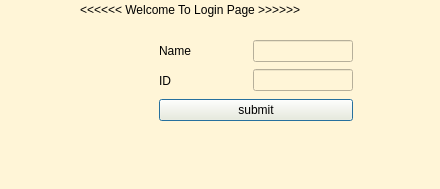
<?xml version="1.0" encoding="UTF-8"?>
<ui version="4.0">
 <class>secondpage</class>
 <widget class="QDialog" name="secondpage">
  <property name="geometry">
   <rect>
    <x>0</x>
    <y>0</y>
    <width>440</width>
    <height>189</height>
   </rect>
  </property>
  <property name="windowTitle">
   <string>Dialog</string>
  </property>
  <property name="styleSheet">
   <string notr="true">background-color: rgb(255, 245, 215);</string>
  </property>
  <widget class="QWidget" name="gridLayoutWidget">
   <property name="geometry">
    <rect>
     <x>-10</x>
     <y>20</y>
     <width>451</width>
     <height>291</height>
    </rect>
   </property>
   <layout class="QGridLayout" name="gridLayout">
    <item row="0" column="0">
     <spacer name="horizontalSpacer_4">
      <property name="orientation">
       <enum>Qt::Horizontal</enum>
      </property>
      <property name="sizeHint" stdset="0">
       <size>
        <width>138</width>
        <height>20</height>
       </size>
      </property>
     </spacer>
    </item>
    <item row="6" column="0">
     <spacer name="horizontalSpacer_6">
      <property name="orientation">
       <enum>Qt::Horizontal</enum>
      </property>
      <property name="sizeHint" stdset="0">
       <size>
        <width>178</width>
        <height>25</height>
       </size>
      </property>
     </spacer>
    </item>
    <item row="8" column="1" colspan="2">
     <widget class="QPushButton" name="submitbtn">
      <property name="styleSheet">
       <string notr="true">selection-color: rgb(255, 0, 0);
</string>
      </property>
      <property name="text">
       <string>submit</string>
      </property>
     </widget>
    </item>
    <item row="3" column="0">
     <spacer name="horizontalSpacer_5">
      <property name="orientation">
       <enum>Qt::Horizontal</enum>
      </property>
      <property name="sizeHint" stdset="0">
       <size>
        <width>138</width>
        <height>20</height>
       </size>
      </property>
     </spacer>
    </item>
    <item row="9" column="2">
     <spacer name="verticalSpacer_2">
      <property name="orientation">
       <enum>Qt::Vertical</enum>
      </property>
      <property name="sizeHint" stdset="0">
       <size>
        <width>88</width>
        <height>128</height>
       </size>
      </property>
     </spacer>
    </item>
    <item row="6" column="1">
     <widget class="QLabel" name="label_2">
      <property name="styleSheet">
       <string notr="true">font: 8pt &quot;Tw Cen MT Condensed Extra Bold&quot;;</string>
      </property>
      <property name="text">
       <string>ID</string>
      </property>
     </widget>
    </item>
    <item row="3" column="3">
     <spacer name="horizontalSpacer">
      <property name="orientation">
       <enum>Qt::Horizontal</enum>
      </property>
      <property name="sizeHint" stdset="0">
       <size>
        <width>88</width>
        <height>20</height>
       </size>
      </property>
     </spacer>
    </item>
    <item row="9" column="1">
     <spacer name="verticalSpacer">
      <property name="orientation">
       <enum>Qt::Vertical</enum>
      </property>
      <property name="sizeHint" stdset="0">
       <size>
        <width>88</width>
        <height>128</height>
       </size>
      </property>
     </spacer>
    </item>
    <item row="3" column="1">
     <widget class="QLabel" name="label">
      <property name="styleSheet">
       <string notr="true">font: 8pt &quot;Tw Cen MT Condensed Extra Bold&quot;;</string>
      </property>
      <property name="text">
       <string>Name</string>
      </property>
     </widget>
    </item>
    <item row="6" column="3">
     <spacer name="horizontalSpacer_3">
      <property name="orientation">
       <enum>Qt::Horizontal</enum>
      </property>
      <property name="sizeHint" stdset="0">
       <size>
        <width>88</width>
        <height>20</height>
       </size>
      </property>
     </spacer>
    </item>
    <item row="0" column="3">
     <spacer name="horizontalSpacer_2">
      <property name="orientation">
       <enum>Qt::Horizontal</enum>
      </property>
      <property name="sizeHint" stdset="0">
       <size>
        <width>88</width>
        <height>20</height>
       </size>
      </property>
     </spacer>
    </item>
    <item row="9" column="0">
     <spacer name="verticalSpacer_4">
      <property name="orientation">
       <enum>Qt::Vertical</enum>
      </property>
      <property name="sizeHint" stdset="0">
       <size>
        <width>88</width>
        <height>128</height>
       </size>
      </property>
     </spacer>
    </item>
    <item row="9" column="3">
     <spacer name="verticalSpacer_3">
      <property name="orientation">
       <enum>Qt::Vertical</enum>
      </property>
      <property name="sizeHint" stdset="0">
       <size>
        <width>88</width>
        <height>128</height>
       </size>
      </property>
     </spacer>
    </item>
    <item row="3" column="2">
     <widget class="QLineEdit" name="lineEdit"/>
    </item>
    <item row="6" column="2">
     <widget class="QLineEdit" name="lineEdit_2"/>
    </item>
   </layout>
  </widget>
  <widget class="QLabel" name="label_3">
   <property name="geometry">
    <rect>
     <x>80</x>
     <y>0</y>
     <width>261</width>
     <height>20</height>
    </rect>
   </property>
   <property name="styleSheet">
    <string notr="true">font: 87 8pt &quot;Segoe UI Black&quot;;</string>
   </property>
   <property name="text">
    <string>&lt;&lt;&lt;&lt;&lt;&lt;  Welcome To Login Page &gt;&gt;&gt;&gt;&gt;&gt;</string>
   </property>
  </widget>
 </widget>
 <resources/>
 <connections/>
</ui>
